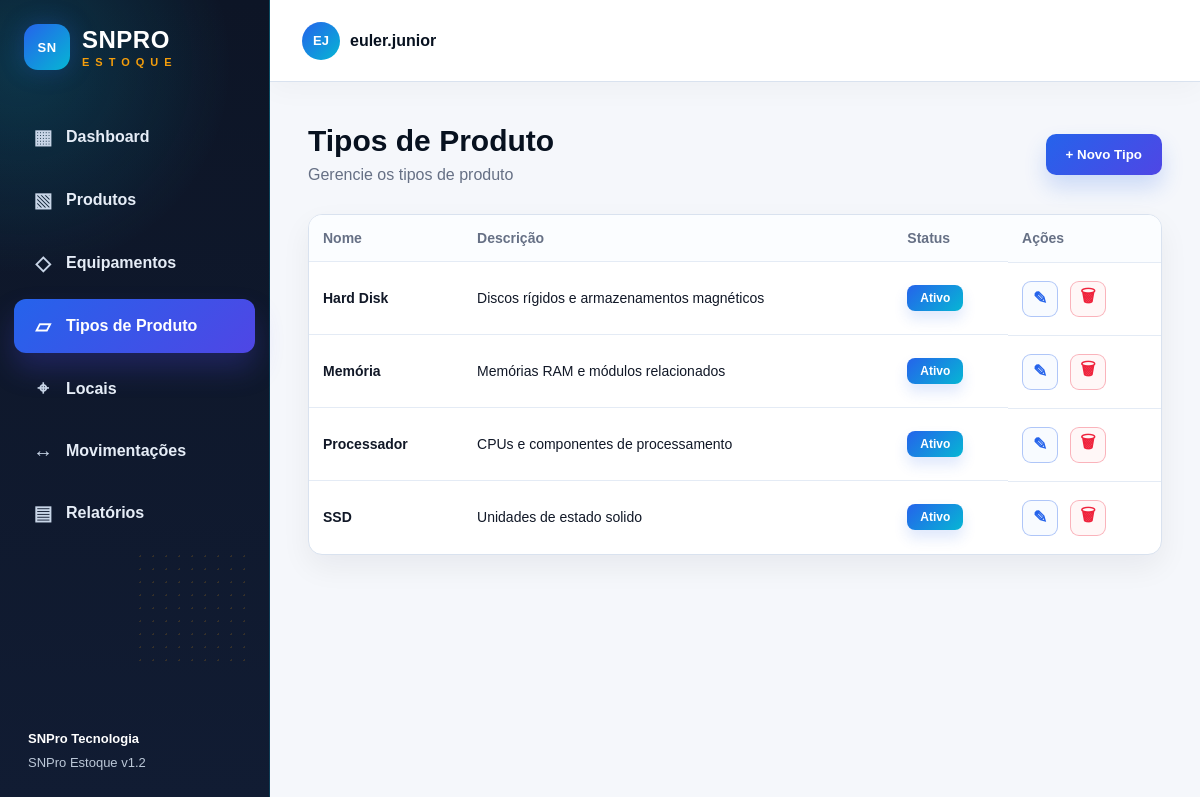
The app's page /tipos-produto, older data.
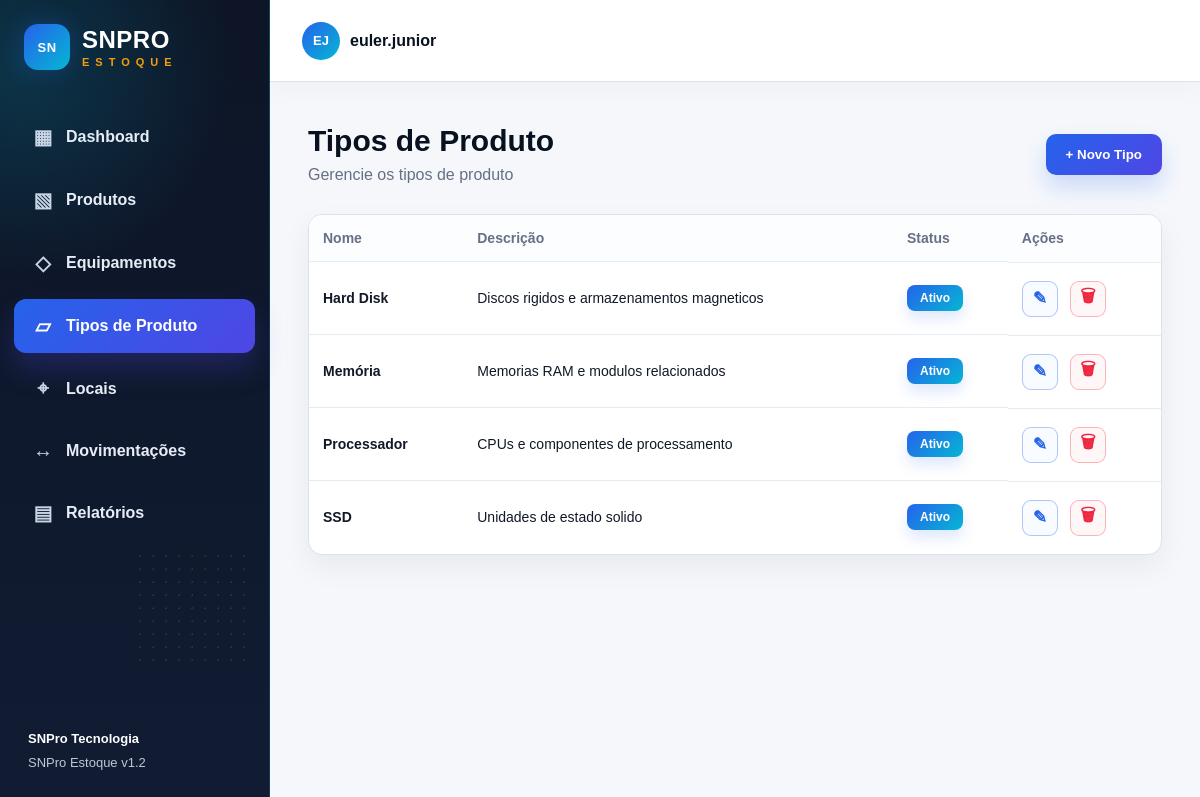
The same page, newer data.
### app/models.py (models this page shows)
class TipoProduto(db.Model):
    __tablename__ = "tipos_produto"
    id = db.Column(db.Integer, primary_key=True)
    nome = db.Column(db.String(80), unique=True, nullable=False)
    descricao = db.Column(db.Text, nullable=True)
    status = db.Column(db.String(30), nullable=False, default="Ativo")

### app/routes.py (the view)
@main.route("/tipos-produto")
def tipos_produto():
    _garantir_tipos_padrao()
    tipos_lista = TipoProduto.query.order_by(TipoProduto.nome.asc()).all()
    return render_template("tipos_produto.html", active_page="tipos_produto", tipos=tipos_lista)

### app/routes.py (called while the page is built)
def _garantir_tipos_padrao():
    if TipoProduto.query.count() == 0:
        for nome, descricao in TIPOS_PRODUTO_PADRAO:
            db.session.add(TipoProduto(nome=nome, descricao=descricao, status="Ativo"))
        db.session.commit()

### app/templates/tipos_produto.html (shortened to what this page needs)
{% extends "base.html" %}
{% block content %}
<section class="page-header">
    <div>
        <h1>Tipos de Produto</h1>
        <p>Gerencie os tipos de produto</p>
    </div>
    <button class="btn-primary" onclick="openTypeCreateModal()">+ Novo Tipo</button>
</section>
<div class="table-card categories-card">
    <table>
        <thead>
            <tr>
                <th>Nome</th>
                <th>Descrição</th>
                <th>Status</th>
                <th>Ações</th>
            </tr>
        </thead>
        <tbody>
            {% for tipo in tipos %}
            <tr>
                <td><strong>{{ tipo.nome }}</strong></td>
                <td>{{ tipo.descricao or '-' }}</td>
                <td><span class="status-active">{{ tipo.status }}</span></td>
                <td class="actions">
                    <button title="Editar" class="icon-btn edit" type="button" onclick="openTypeEditModal(this)"
                        data-id="{{ tipo.id }}"
                        data-nome="{{ tipo.nome }}"
                        data-descricao="{{ tipo.descricao or '' }}"
                        data-status="{{ tipo.status }}">✎</button>
                    <form method="post" action="{{ url_for('main.excluir_tipo_produto', tipo_id=tipo.id) }}" data-confirm-kind="tipo de produto" data-confirm-article="este">
                        <button title="Excluir" class="icon-btn danger" type="submit">🗑</button>
                    </form>
                </td>
            </tr>
            {% else %}
            <tr>
                <td colspan="4" class="empty">Nenhum tipo de produto encontrado.</td>
            </tr>
            {% endfor %}
        </tbody>
    </table>
</div>
{% endblock %}

### app/templates/base.html (shortened to what this page needs)
<!doctype html>
<html lang="pt-br">
<head>
    <link rel="stylesheet" href="{{ url_for('static', filename='css/style.css') }}">
</head>
<body>
    <aside class="sidebar">
        <div class="brand">
            <span class="brand-icon">SN</span>
            <div>
                <strong>SNPRO</strong>
                <small>ESTOQUE</small>
            </div>
        </div>
        <nav>
            <a class="{% if active_page == 'dashboard' %}active{% endif %}" href="{{ url_for('main.dashboard') }}"><span class="nav-ico">▦</span> Dashboard</a>
            <a class="{% if active_page == 'produtos' %}active{% endif %}" href="{{ url_for('main.produtos') }}"><span class="nav-ico">▧</span> Produtos</a>
            <a class="{% if active_page == 'equipamentos' %}active{% endif %}" href="{{ url_for('main.equipamentos') }}"><span class="nav-ico">◇</span> Equipamentos</a>
            <a class="{% if active_page == 'tipos_produto' %}active{% endif %}" href="{{ url_for('main.tipos_produto') }}"><span class="nav-ico">▱</span> Tipos de Produto</a>
            <a class="{% if active_page == 'locais' %}active{% endif %}" href="{{ url_for('main.locais') }}"><span class="nav-ico">⌖</span> Locais</a>
            <a class="{% if active_page == 'movimentacoes' %}active{% endif %}" href="{{ url_for('main.movimentacoes') }}"><span class="nav-ico">↔</span> Movimentações</a>
            <a class="{% if active_page == 'relatorios' %}active{% endif %}" href="{{ url_for('main.relatorios') }}"><span class="nav-ico">▤</span> Relatórios</a>
        </nav>
        <div class="version">
            <strong>SNPro Tecnologia</strong><br>
            SNPro Estoque v1.2
        </div>
    </aside>
    <main class="content">
        <header class="topbar">
            <div class="user"><span class="avatar">EJ</span> euler.junior</div>
        </header>
        {% block content %}{% endblock %}
    </main>
</body>
</html>

Row changes from the older to the newer data that the page shows:
changed TipoProduto "Hard Disk": descricao "Discos rígidos e armazenamentos magnéticos" → "Discos rigidos e armazenamentos magneticos"
changed TipoProduto "Memória": descricao "Memórias RAM e módulos relacionados" → "Memorias RAM e modulos relacionados"
